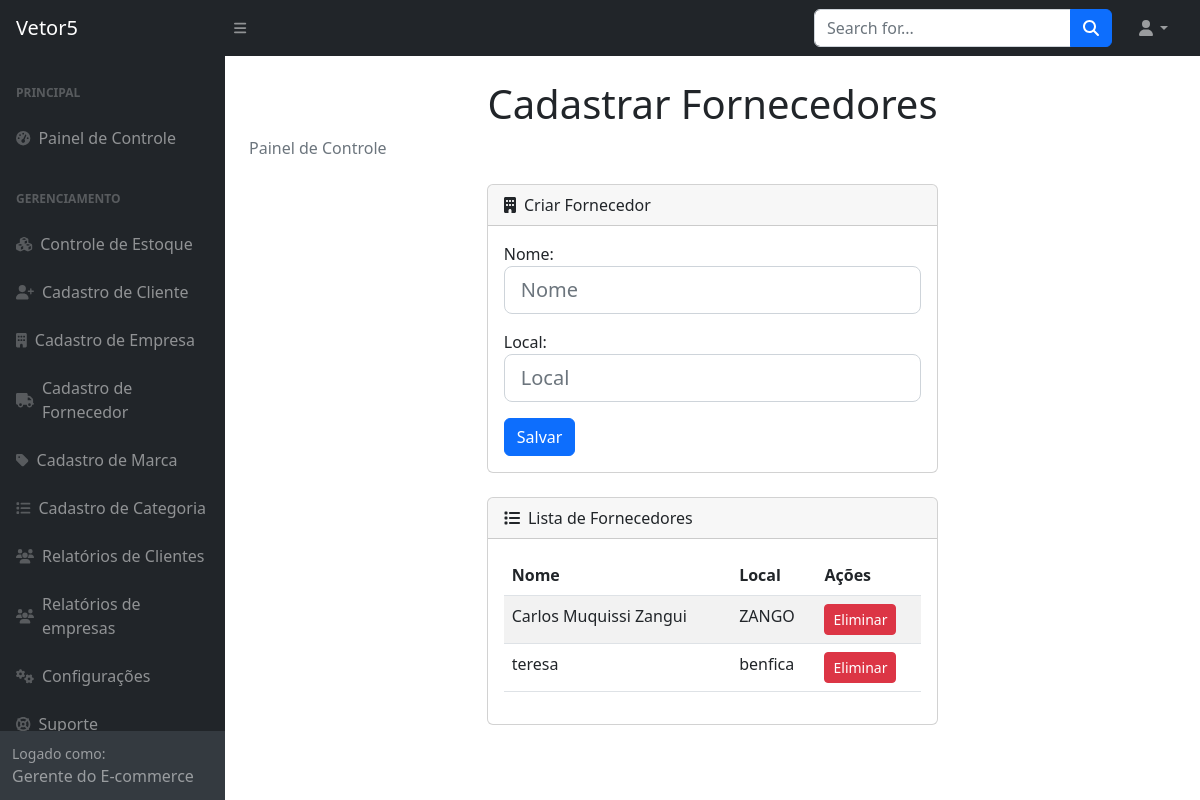
/vetor5/criar_fornecedor/, run on an earlier commit of the app's database.
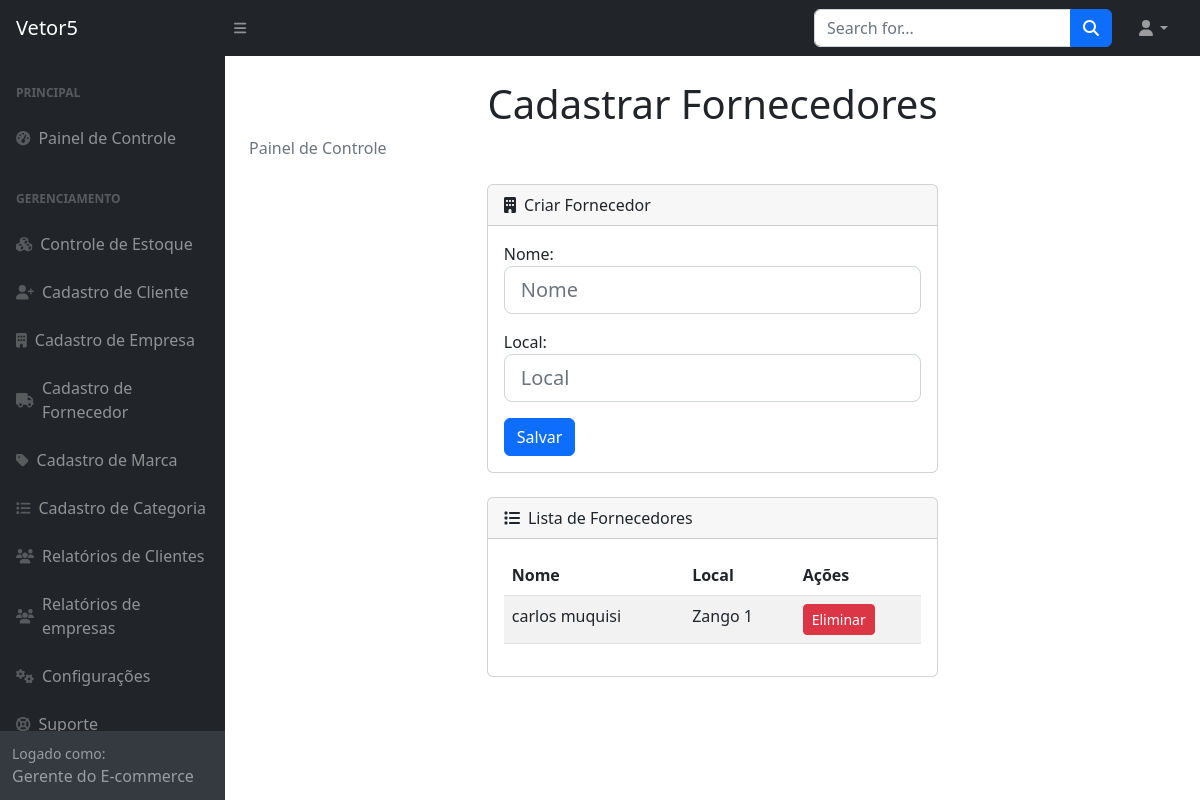
And on a later commit of the database.
### usuarios/models.py (models this page shows, shortened)
class Fornecedor(models.Model):
    nome = models.CharField(max_length=50)
    local = models.CharField(max_length=50)
    class Meta:
        verbose_name_plural = "Fornecedores"

### usuarios/views.py (the view)
# urls.py: path('criar_fornecedor/', views.criar_fornecedor, name='criar_fornecedor'),
def criar_fornecedor(request):
    if request.method == 'POST':
        form = FornecedorForm(request.POST)
        if form.is_valid():
            form.save()
            return redirect('/vetor5/fornecedor/')  # Redireciona para a lista de fornecedores após salvar
    else:
        form = FornecedorForm()
        fornecedor = Fornecedor.objects.all()
    return render(request, 'fornecedor.html', {'form': form, 'fornecedores':fornecedor})

### usuarios/forms.py
class FornecedorForm(forms.ModelForm):
    class Meta:
        model = Fornecedor
        fields = ['nome', 'local']
    def __init__(self, *args, **kwargs):
        super().__init__(*args, **kwargs)
        for field_name, field in self.fields.items():
            field.widget.attrs.update({'class': 'form-control form-control-lg', 'placeholder': field.label})

### usuarios/templates/fornecedor.html (shortened to what the changed rows need)
{% load static %}
<!DOCTYPE html>
<html lang="en">
    <head>
        <link href="https://cdn.jsdelivr.net/npm/simple-datatables@7.1.2/dist/style.min.css" rel="stylesheet" />
        <link href="{% static 'css/styles.css' %}" rel="stylesheet" />
    </head>
    <body class="sb-nav-fixed">
        <div id="layoutSidenav">
            <div id="layoutSidenav_content">
                <main>
                    <div class="container-fluid px-4">
                        <h1 class="mt-4 text-center">Cadastrar Fornecedores</h1>
                        <section class="section">
                            <div class="row justify-content-center">
                                <div class="col-lg-6">
                                    <div class="card mt-4">
                                        <div class="card-body">
                                            <table class="table table-striped">
                                                <thead>
                                                    <tr>
                                                        <th>Nome</th>
                                                        <th>Local</th>
                                                        <th>Ações</th>
                                                    </tr>
                                                </thead>
                                                <tbody>
                                                    {% for fornecedor in fornecedores %}
                                                    <tr>
                                                        <td>{{ fornecedor.nome }}</td>
                                                        <td>{{ fornecedor.local }}</td>
                                                        <td>
                                                            <a href="{% url 'eliminar_fornecedor' fornecedor.id %}" class="btn btn-danger btn-sm">Eliminar</a>
                                                        </td>
                                                    </tr>
                                                    {% endfor %}
                                                </tbody>
                                            </table>
                                        </div>
                                    </div>
                                </div>
                            </div>
                        </section>
                    </div>
                </main>
            </div>
        </div>
    </body>
</html>

What changed in the data, as far as the page shows it:
removed Fornecedor: nome "teresa", local "benfica"
changed Fornecedor: nome "Carlos Muquissi Zangui" → "carlos muquisi"; local "ZANGO" → "Zango 1"
